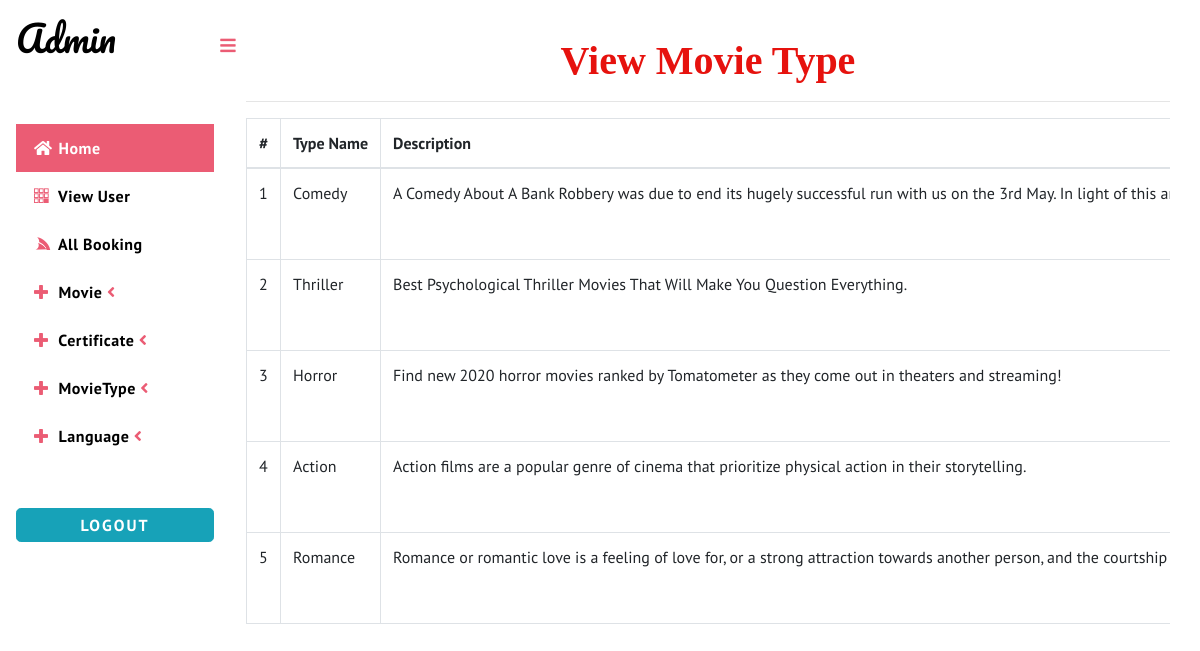
The page /view_movie_type (signed in) on the database its author committed.
### movie/models.py (models this page shows, shortened)
class Movie_Type(models.Model):
    name=models.CharField(max_length=10,null=True)
    description=models.TextField(null=True)

### movie/views.py (the view)
# urls.py: path('view_movie_type', View_Movie_Type,name="view_movie_type"),
def View_Movie_Type(request):
    if not request.user.is_staff:
        return redirect('login')
    data = Movie_Type.objects.all()
    d = {'data': data}
    return render(request,'view_movie_type.html',d)

### movie/templates/view_movie_type.html (shortened to what this page needs)
{% extends 'index_admin.html' %}
{% load static %}
{% block body %}
<link rel='stylesheet' type='text/css' href="https://cdn.datatables.net/1.10.21/css/jquery.dataTables.min.css">
<link rel='stylesheet' type='text/css' href="https://cdn.datatables.net/buttons/1.6.2/css/buttons.dataTables.min.css">
<div class="container ">
    <div class="container-fluid">
        <h1 align="center" style="font-weight:bold;font-family : 'Monotype Corsiva' ; color : #E6120E ;margin-top:4%">View Movie Type</h1>
    <hr>                        <div class="scrollmenu">
                                <table id="example" class="table table-bordered">
                                  <thead>
                                    <tr>
                                      <th style="width:100px">#</th>
                                      <th style="width:200px">Type Name</th>
                                      <th>Description</th>
                                  </tr>
                              </thead>
                              <tbody>
                              {% for i in data %}
                                <tr>
                                  <td>{{forloop.counter}}</td>
                                  <td>{{i.name}}</td>
                                  <td>{{i.description}}</td>
                              </tr>
                              {% endfor %}
                          </tbody>
                      </table>
                  </div>
    </div></div>
{% endblock %}

### movie/static/css1/style.css (style rules this page uses)
html, body { font-family: 'PT Sans', sans-serif; font-size: 100%; overflow-x: hidden; background: #fff; }
h1, h2, h3, h4, h5, h6 { margin: 0; font-family: 'Yanone Kaffeesatz', sans-serif; }
.cbp-spmenu-push { overflow-x: hidden; position: relative; }
.cbp-spmenu, .cbp-spmenu-push { -webkit-transition: all 0.3s ease; -moz-transition: all 0.3s ease; transition: all 0.3s ease; }

### movie/templates/view_movie_type.html (style rules this page uses)
div.scrollmenu { overflow: auto; width:100%; white-space: nowrap; }

### rows shown on the page
Movie_Type: name "Comedy", description "A Comedy About A Bank Robbery was due to end its hugely successful run with us on the 3rd May. In light of this…"
Movie_Type: name "Thriller", description "Best Psychological Thriller Movies That Will Make You Question Everything."
Movie_Type: name "Horror", description "Find new 2020 horror movies ranked by Tomatometer as they come out in theaters and streaming!"
Movie_Type: name "Action", description "Action films are a popular genre of cinema that prioritize physical action in their storytelling."
Movie_Type: name "Romance", description "Romance or romantic love is a feeling of love for, or a strong attraction towards another person, and the courtship…"
